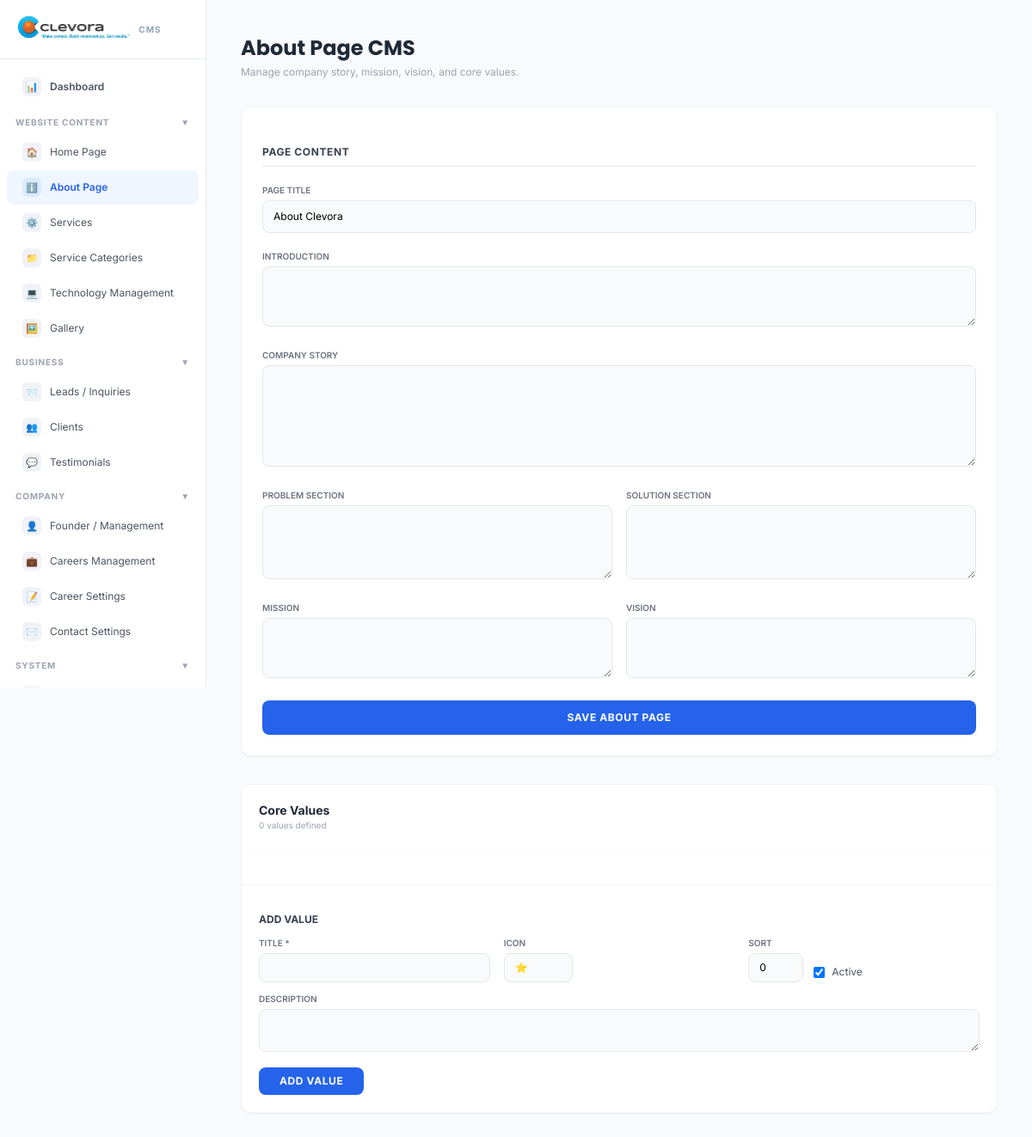
Page /admin/sections/about.php (signed in) on the earlier database version.
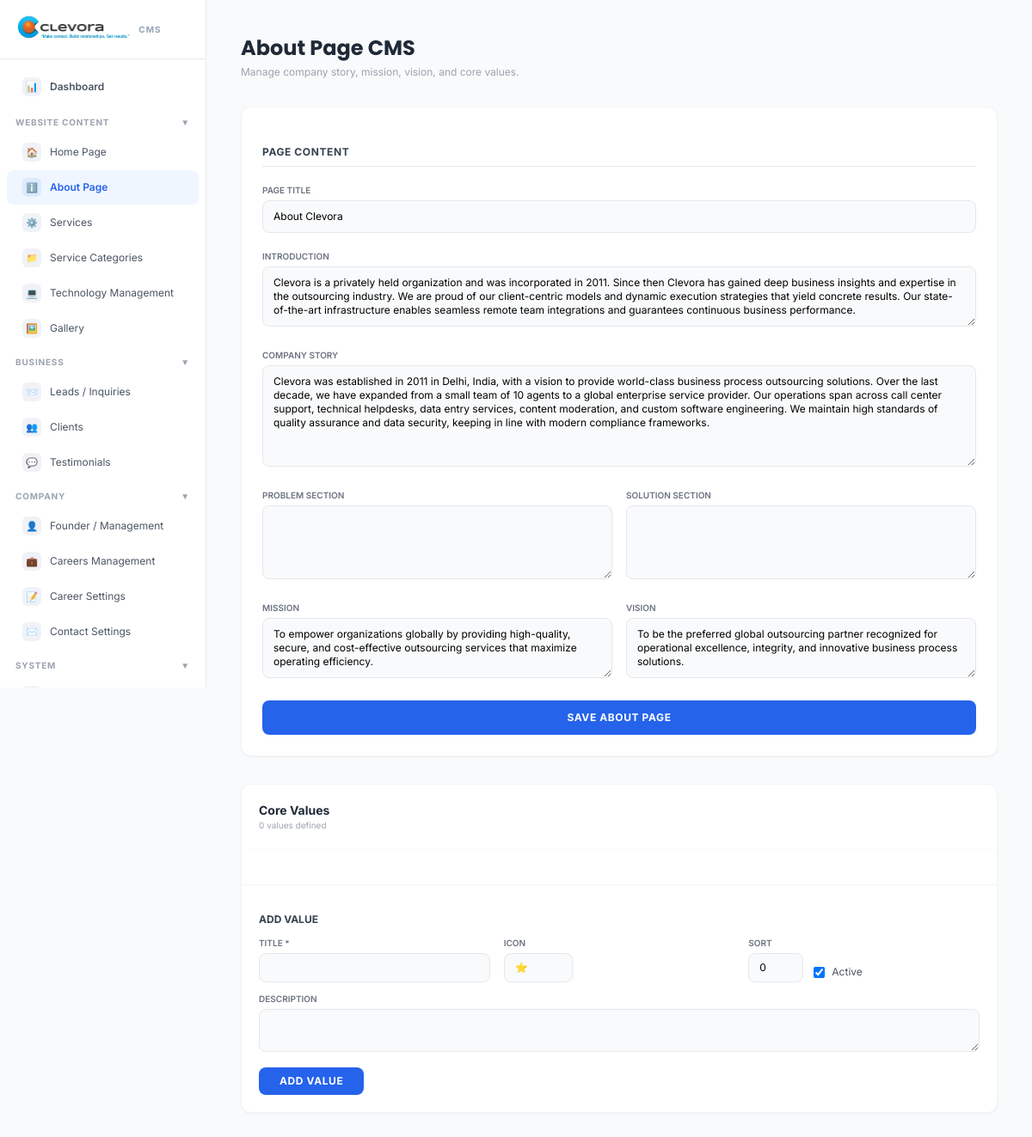
Same page on the later database version.
### tables this page shows
CREATE TABLE `about_page` (
  `id` int(11) NOT NULL AUTO_INCREMENT,
  `page_title` varchar(255) DEFAULT 'About Clevora',
  `intro` text DEFAULT NULL,
  `company_story` longtext DEFAULT NULL,
  `problem_section` text DEFAULT NULL,
  `solution_section` text DEFAULT NULL,
  `mission` text DEFAULT NULL,
  `vision` text DEFAULT NULL,
  `status` tinyint(4) DEFAULT 1,
  `created_at` timestamp NOT NULL DEFAULT current_timestamp(),
  `updated_at` timestamp NOT NULL DEFAULT current_timestamp() ON UPDATE current_timestamp(),
  PRIMARY KEY (`id`)
);

### admin/sections/about.php (the view, shortened to what the changed rows need)
<?php
require_once '../middleware/auth.php';
$about = $pdo ? ($pdo->query("SELECT * FROM about_page LIMIT 1")->fetch() ?: []) : [];
?>
<?php include '../includes/admin-header.php'; ?>
  <main class="flex-1 p-6 md:p-10 overflow-auto">
    <div class="max-w-4xl mx-auto space-y-8">
      <div>
        <h1 class="text-2xl font-bold text-gray-800 font-poppins">About Page CMS</h1>
      </div>
      <form method="POST" class="bg-white rounded-xl border border-gray-100 shadow-sm p-6 space-y-5">
        <h2 class="font-bold text-gray-700 text-xs uppercase tracking-wider border-b pb-2">Page Content</h2>
        <div>
          <label class="block text-[10px] font-semibold text-gray-500 uppercase mb-1">Page Title</label>
          <input type="text" name="page_title" value="<?= htmlspecialchars($about['page_title'] ?? 'About Clevora') ?>"
                 class="w-full bg-gray-50 border border-gray-200 focus:border-blue-500 rounded-lg px-3 py-2.5 text-xs outline-none focus:bg-white transition">
        </div>
        <div>
          <label class="block text-[10px] font-semibold text-gray-500 uppercase mb-1">Introduction</label>
          <textarea name="intro" rows="3" class="w-full bg-gray-50 border border-gray-200 focus:border-blue-500 rounded-lg px-3 py-2.5 text-xs outline-none focus:bg-white transition"><?= htmlspecialchars($about['intro'] ?? '') ?></textarea>
        </div>
        <div>
          <label class="block text-[10px] font-semibold text-gray-500 uppercase mb-1">Company Story</label>
          <textarea name="company_story" rows="6" class="w-full bg-gray-50 border border-gray-200 focus:border-blue-500 rounded-lg px-3 py-2.5 text-xs outline-none focus:bg-white transition"><?= htmlspecialchars($about['company_story'] ?? '') ?></textarea>
        </div>
        <div class="grid grid-cols-1 md:grid-cols-2 gap-4">
          <div>
            <label class="block text-[10px] font-semibold text-gray-500 uppercase mb-1">Mission</label>
            <textarea name="mission" rows="3" class="w-full bg-gray-50 border border-gray-200 focus:border-blue-500 rounded-lg px-3 py-2.5 text-xs outline-none focus:bg-white transition"><?= htmlspecialchars($about['mission'] ?? '') ?></textarea>
          </div>
          <div>
            <label class="block text-[10px] font-semibold text-gray-500 uppercase mb-1">Vision</label>
            <textarea name="vision" rows="3" class="w-full bg-gray-50 border border-gray-200 focus:border-blue-500 rounded-lg px-3 py-2.5 text-xs outline-none focus:bg-white transition"><?= htmlspecialchars($about['vision'] ?? '') ?></textarea>
          </div>
        </div>
      </form>
      <div class="bg-white rounded-xl border border-gray-100 shadow-sm overflow-hidden">
        <div class="p-5 border-b border-gray-50">
          <h2 class="font-bold text-gray-800 text-sm">Core Values</h2>
        </div>
      </div>
    </div>
  </main>
<?php include '../includes/admin-footer.php'; ?>

Differences in the rows shown:
added about_page: page_title "About Clevora", intro "Clevora is a privately held organization and was incorporated in 2011. Since then Clevora has gained deep business insights and expertise in the outsourcing industry. We are proud of our client-centric models and dynamic execution strategies that yield concrete results. Our state-of-the-art infrastructure enables seamless remote team integrations and guarantees continuous business performance.", company_story "Clevora was established in 2011 in Delhi, India, with a vision to provide world-class business process outsourcing solutions. Over the last decade, we have expanded from a small team of 10 agents to a global enterprise service provider. Our operations span across call center support, technical helpdesks, data entry services, content moderation, and custom software engineering. We maintain high standards of quality assurance and data security, keeping in line with modern compliance frameworks.", mission "To empower organizations globally by providing high-quality, secure, and cost-effective outsourcing services that maximize operating efficiency.", vision "To be the preferred global outsourcing partner recognized for operational excellence, integrity, and innovative business process solutions."
Other differences:
form field page_title: "About Clevora" → (not shown)
